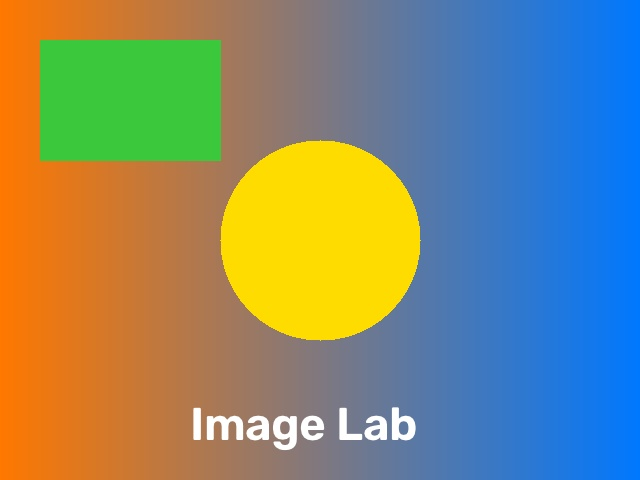
#> input picture images/sample_image.jpg, 640 x 480 px
$ python main.py
#> lines starting #> are read from the running program, lines starting #| are printed output that depends on the picture
### core/filters.py
"""
فیلترها و افکت‌های Image Lab
هر تابع: تصویر ورودی را می‌گیرد و تصویر جدید برمی‌گرداند (ورودی را تغییر نمی‌دهد).
"""
import random
import cv2
import numpy as np


def _odd(k: int) -> int:
    """اندازه کرنل در بلور باید فرد و حداقل ۱ باشد."""
    k = max(1, int(k))
    return k if k % 2 == 1 else k + 1


# ---------- Blur ----------
def box_blur(img, ksize: int = 5):
    """Mean/Box Blur: میانگین ساده همسایه‌ها."""
    k = _odd(ksize)
    return cv2.blur(img, (k, k))


# [10 lines left out: functions gaussian_blur, median_blur, not called in this run]


def bilateral_blur(img, d: int = 9, sigma_color: int = 75, sigma_space: int = 75):
    """Bilateral: نویز را کم می‌کند ولی لبه‌ها را حفظ می‌کند."""
    return cv2.bilateralFilter(img, d, sigma_color, sigma_space)


# ---------- Sharpen ----------
# [6 lines left out: function sharpen, not called in this run]


# ---------- Flip ----------
FLIP_CODES = {"horizontal": 1, "vertical": 0, "both": -1}


# [89 lines left out: functions flip, rotate, add_gaussian_noise, apply_random_filter, not called in this run]

### main.py
import os
import cv2
from core.filters import box_blur

base_dir = os.path.dirname(os.path.abspath(__file__))
img_path = os.path.join(base_dir, "images", "sample_image.jpg")

img = cv2.imread(img_path)
#> img is the input picture: shape (480, 640, 3); mean B, G, R 115.8, 137.4, 131.2
if img is None:
    raise FileNotFoundError(f"تصویر پیدا نشد: {img_path}")

result = box_blur(img, ksize=15)
#> in box_blur, `return cv2.blur(img, (k, k))`:
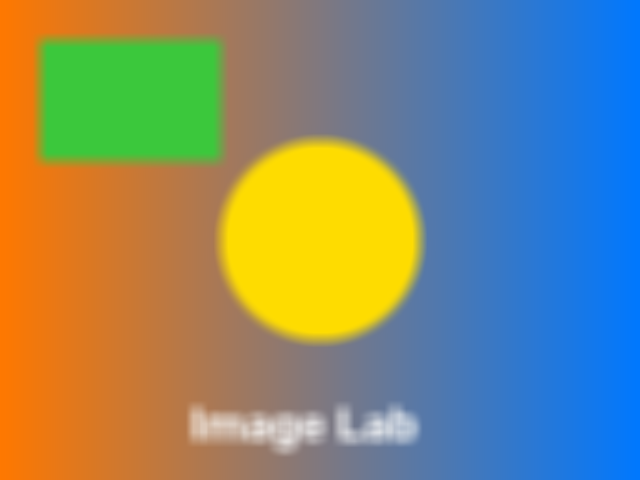
#> returned value: shape (480, 640, 3); mean of channels 0, 1, 2 115.8, 137.4, 131.2; drawn as B, G, R

os.makedirs(os.path.join(base_dir, "output"), exist_ok=True)
cv2.imwrite(os.path.join(base_dir, "output", "blur.jpg"), result)

cv2.imshow("Original", img)
cv2.imshow("Blur", result)
cv2.waitKey()
cv2.destroyAllWindows()
